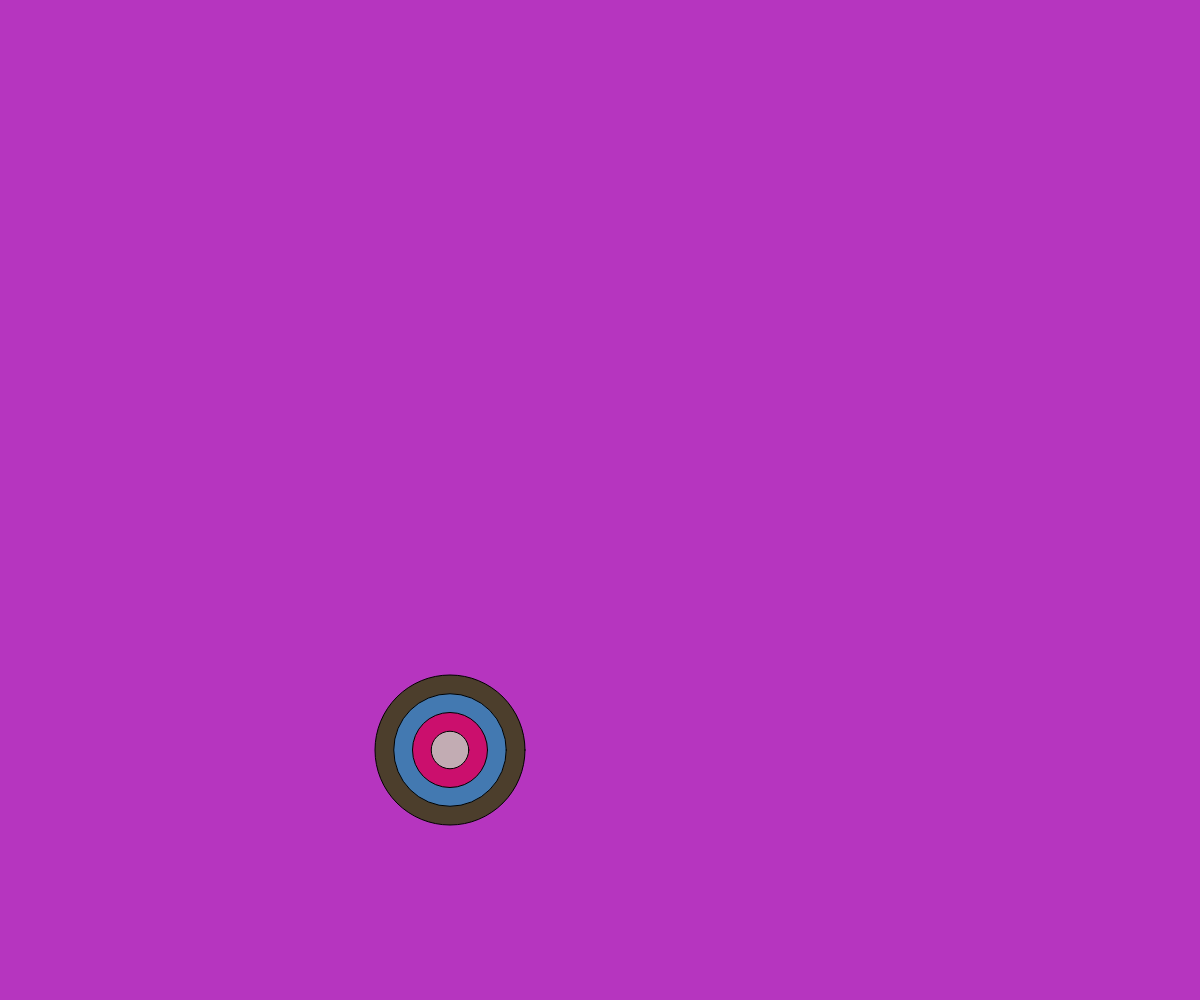
Frame 1 (no input)
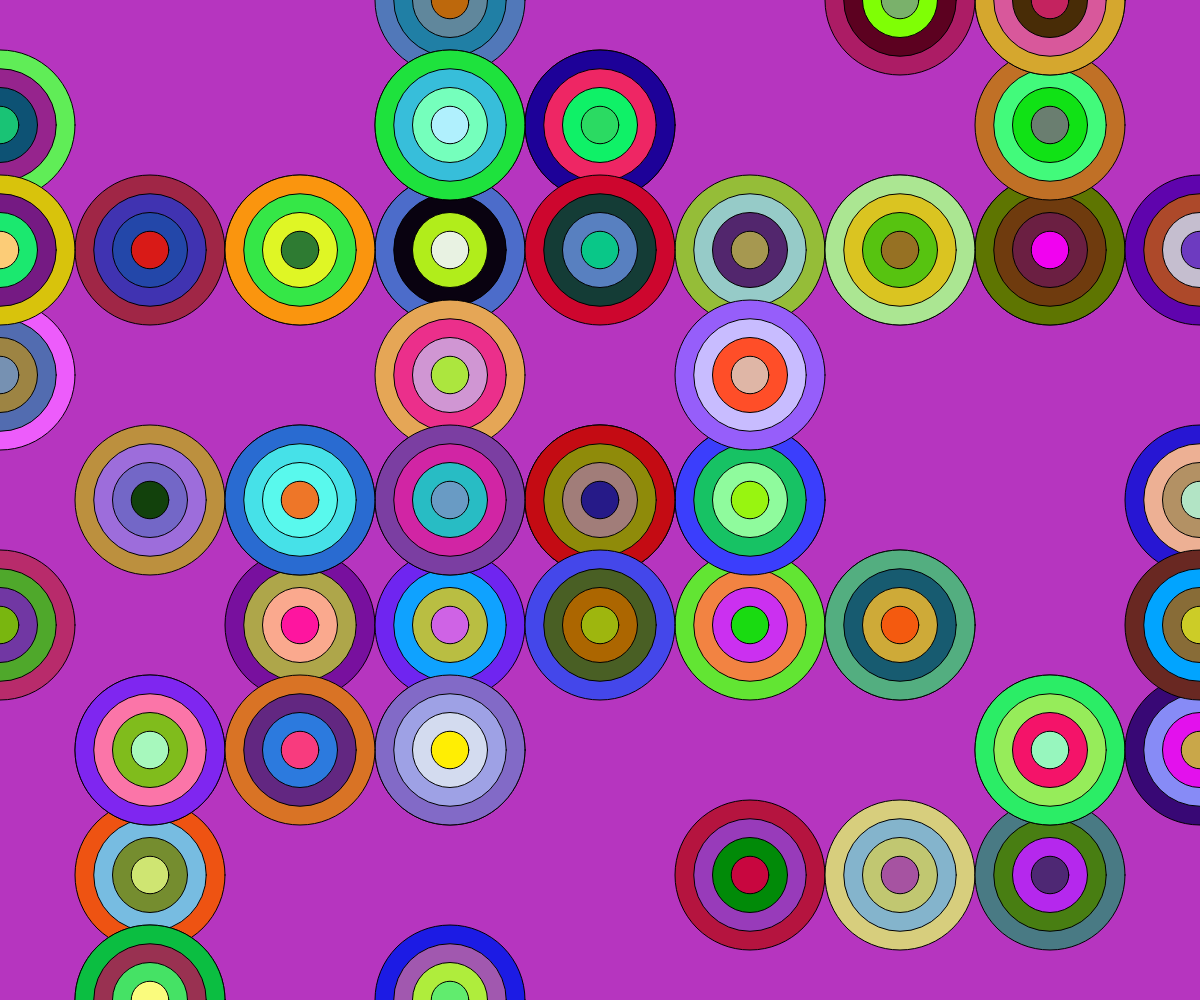
Frame 60 (no input)
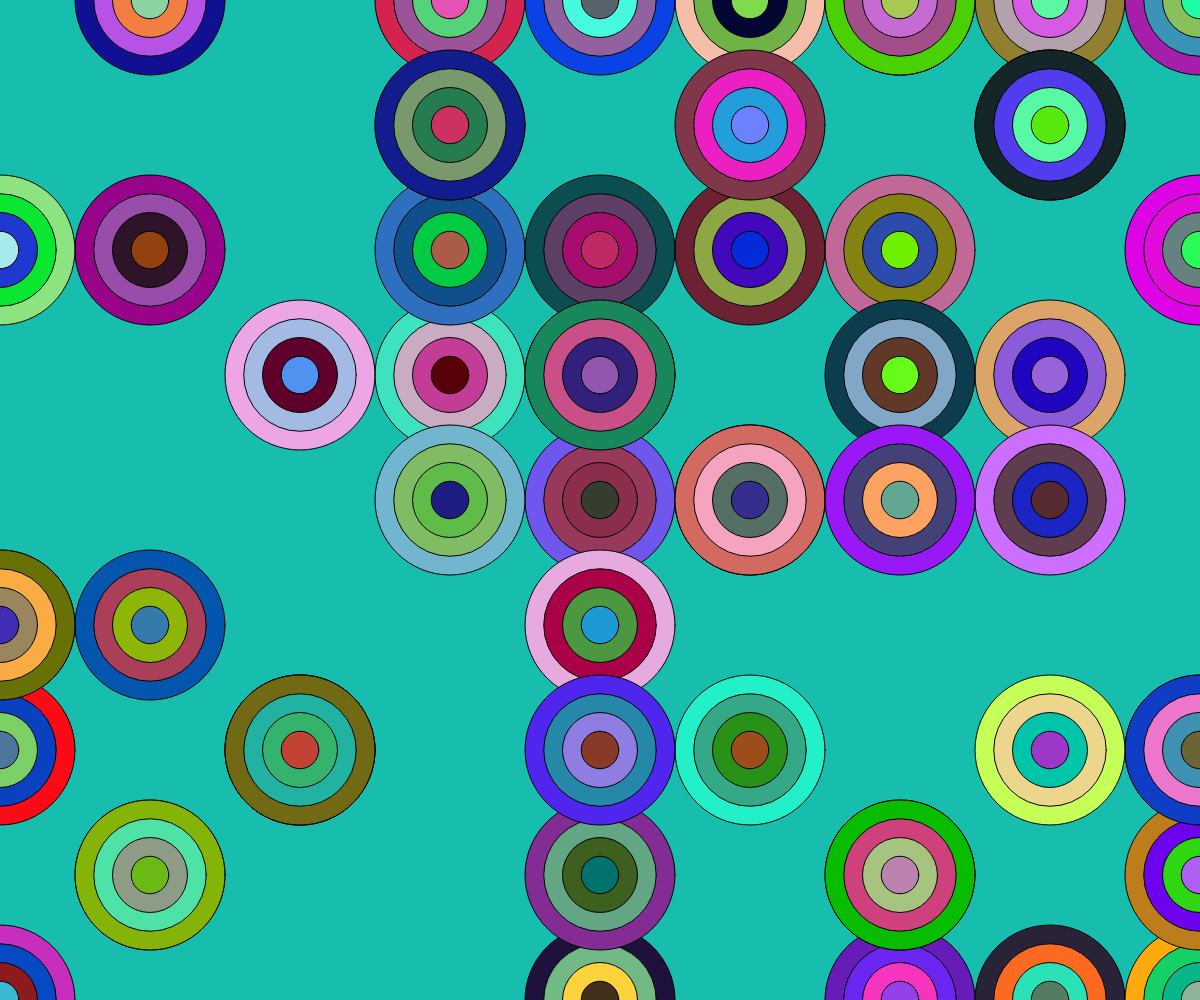
Frame 120 (the mouse pressed at the canvas centre since frame 60)

The p5.js sketch that drew these frames (run headless with seeded random() and noise() and a simulated clock; from frame 60 on, the mouse is pressed at the canvas centre):

// p5.js sketch
// ── sketch.js
function setup() {
  createCanvas(windowWidth, windowHeight);
  background(random(255), random(255), random(255));
  // strokeWeight(2)
}
function draw() {
  let w = Math.round(width / 8);
  let h = Math.round(height / 8);
  let x = Math.round(random(width / w)) * w;
  let y = Math.round(random(height / h)) * h;
  draw_bullseye(x, y, w, h);
}
function draw_bullseye(x, y, w, h) {
  fill(random(255), random(255), random(255));
  circle(x, y, w);
  fill(random(255), random(255), random(255));
  circle(x, y, w * 0.75);
  fill(random(255), random(255), random(255));
  circle(x, y, w * 0.5);
  fill(random(255), random(255), random(255));
  circle(x, y, w * 0.25);
}
function mousePressed() {
  background(random(255), random(255), random(255));
}
